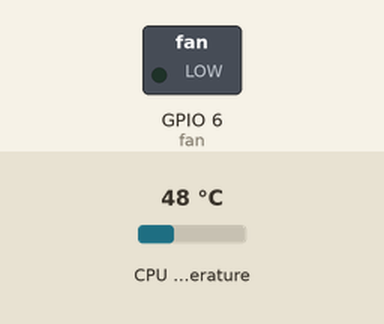
Simulated run of this program. Board: Raspberry Pi (BCM pin numbers). On the bench: switched loads named in the program (green lamp = pin HIGH). Inputs (shaded band) come from the test bench; at power-on: CPU temperature 48 °C. What the program prints to the terminal is not drawn.

Above: at 1.2 s.
1.3 s: CPU temperature set to 54 °C
7.3 s: CPU temperature set to 57 °C
At 10.4 s:
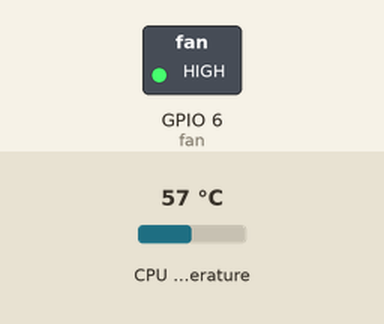
13.3 s: CPU temperature set to 47 °C
19.3 s: CPU temperature set to 44 °C
At 20.4 s:
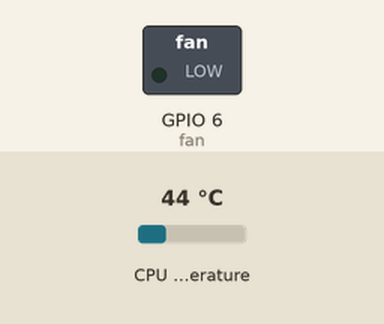
25.3 s: CPU temperature set to 58 °C
At 30.5 s:
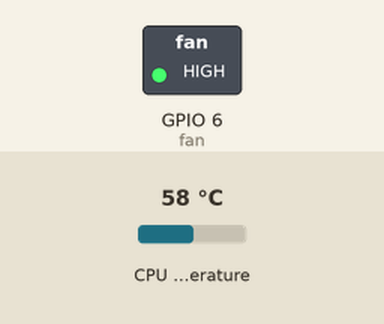
Timing chart, 0 to 32.0 s (numbered marks = the images above; inputs shaded):
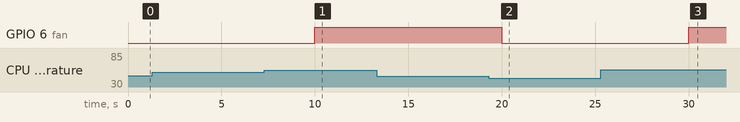

The program:

fan_control.py
```python
import os
import time
from gpiozero import OutputDevice

temp_log = [];
fan_pin = 6;
on_temp = 55.0;
off_temp = 45.0;
fan = OutputDevice(fan_pin);


def get_pi_temp():
   with open("/sys/class/thermal/thermal_zone0/temp", "r") as file:
      temp = int(file.read()) / 1000
      return temp

print("Pi Temperature Control Script Started...")
print(f"Target ON: {on_temp}°C | Target OFF: {off_temp}°C")
try:
   while True:
      temp = get_pi_temp()
      if temp > on_temp and not fan.value:
         fan.on()
        ## print(f"[{time.strftime('%X')}] CPU is {temp}°C: Fan turned ON")
      elif temp <= off_temp and fan.value:
         fan.off()
         ##print(f"[{time.strftime('%X')}] CPU is {temp}°C: Fan turned OFF")
      ##temp_log.append(temp)
      time.sleep(5)
except KeyboardInterrupt:
   print(f'monitoring stopped by user')
```

Measured:
- the behaviour switches between 55 and 56 °C on CPU temperature (found by bisection; images 0 and 1)
- the behaviour switches between 46 and 45 °C on CPU temperature (found by bisection; images 1 and 2)
- after the input at 1.3 s, every drawn part: stays the same
- after the input at 7.3 s, GPIO 6 (fan): LOW → HIGH after 2.7 s
- after the input at 13.3 s, every drawn part: stays the same
- after the input at 19.3 s, GPIO 6 (fan): HIGH → LOW after 0.70 s
- after the input at 25.3 s, GPIO 6 (fan): LOW → HIGH after 4.7 s
